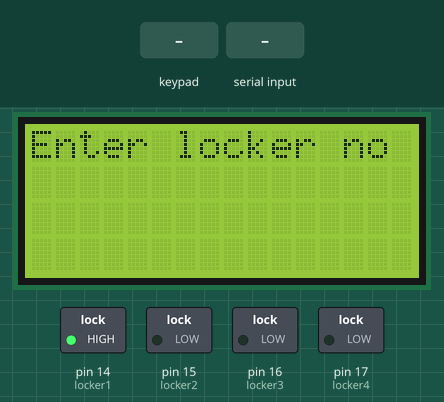
Bench run of a program on a simulated Arduino Uno, built with avr-gcc and run on an emulated ATmega328P. Shown: 16×4 character LCD, switched loads named in the program (green lamp = pin HIGH). The inputs (shaded band) are chosen by the test bench. What the program prints to the serial monitor is not drawn.

Above: at 1.2 s.
1.3 s: keypad keys 0 6 5 4 # pressed 0.4 s apart
At 3.8 s:
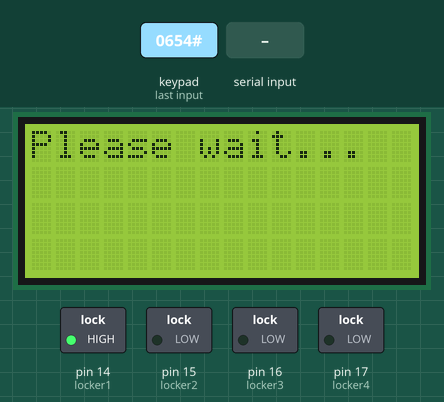
4.8 s: "1" received over Serial
At 5.1 s:
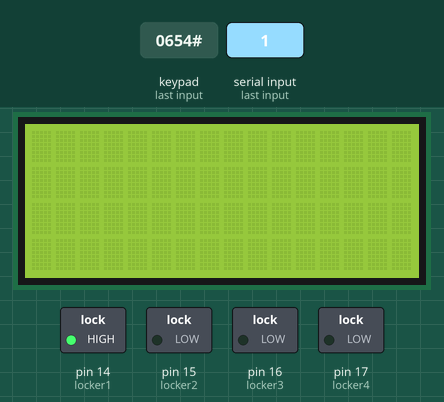
7.8 s: key '*' pressed
At 9.3 s:
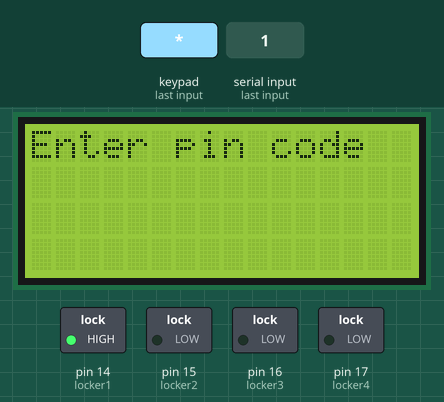
10.3 s: key '#' pressed
At 10.7 s:
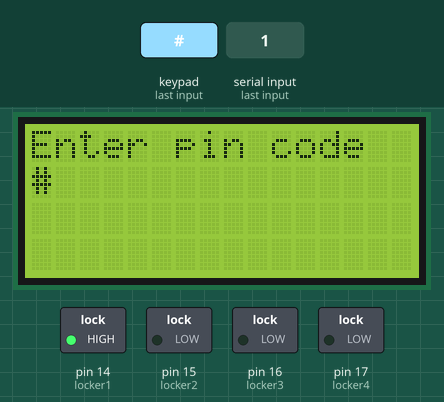
11.8 s: key '*' pressed
13.3 s: key '#' pressed
At 14.0 s:
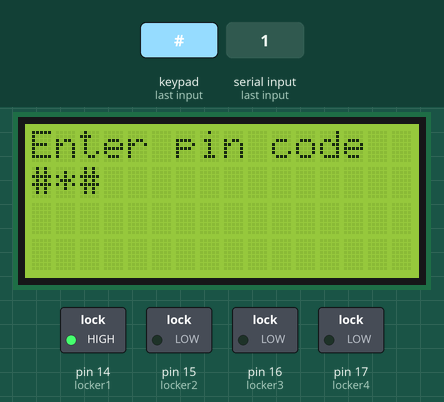
Timing chart, 0 to 15.8 s (numbered marks = the images above; inputs shaded):
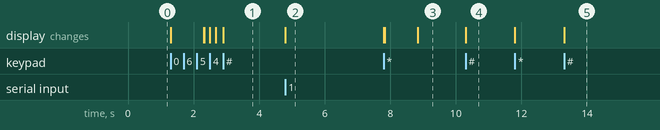

Measured:
- after the input at 1.3 s, the display: first changes at once (image 1 shows a later state)
- after the input at 4.8 s, the display: changes at once (image 2)
- after the input at 7.8 s, the display: first differs from a run without the input at once (image 3 shows a later state)
- after the input at 10.3 s, the display: changes at once (image 4)
- after the input at 13.3 s, the display: changes at once (image 5)

The program:

main.cpp
```cpp
#include <Keypad.h>
#include <LiquidCrystal.h>
#include <EEPROM.h>
// coding for display.
LiquidCrystal lcd(13,12,11,10,9,8);

void requestLockerInput();

int locker1 = 14;
int locker2 = 15;
int locker3 = 16;
int locker4 = 17;

void setup() {
  Serial.begin(9600);
  lcd.begin(16,4);
  pinMode(locker1, OUTPUT);
  pinMode(locker2, OUTPUT);
  pinMode(locker3, OUTPUT);
  pinMode(locker4, OUTPUT);

  digitalWrite(locker1, HIGH);
  digitalWrite(locker2, LOW);
  digitalWrite(locker3, LOW);
  digitalWrite(locker4, LOW);
//  lcd.setCursor (0,1);
//  lcd.print("     HELLO");
//  delay (3000);
//  lcd.clear();
//  lcd.setCursor (0,0);
//  lcd.print ("Welcome to");

//  lcd.setCursor (0,1);
//  lcd.print ("    Paddly");
//  delay (3000);
  lcd.clear ();

  requestLockerInput();
}

int locker_delay = 5000;

bool requestingLocker;
bool requestingPin;
bool isWaitingForPi;

char pin[4];
char locker[1];
char pass[4],pass1[4];
int i=0;
char customKey=0;
const byte ROWS = 5; //four rows
const byte COLS = 4; //four columns
char hexaKeys[ROWS][COLS] = {
  {'1','2','3'},
  {'4','5','6'},
  {'7','8','9'},
  {'*','0','#'}
};
byte rowPins[ROWS] = {0, 6, 5, 4}; //connect to the row pinouts of the keypad
byte colPins[COLS] = {7, 2, 3}; //connect to the column pinouts of the keypad

//initialize an instance of class NewKeypad
Keypad customKeypad = Keypad( makeKeymap(hexaKeys), rowPins, colPins, ROWS, COLS);

void requestLockerInput() {
  isWaitingForPi = false;
  lcd.clear();
  requestingPin = false;
  requestingLocker = true;
  lcd.setCursor (0,0);
  lcd.print ("Enter locker no");
  lcd.setCursor (0,1);
}

void requestPinCode() {
  requestingLocker = false;
  lcd.setCursor(0, 1);
  lcd.print("  ");

  requestingLocker = false;
  i = 0;
  lcd.clear();
  lcd.setCursor(0, 0);
  lcd.print("Enter pin code");
  lcd.setCursor(0, 1);
  requestingPin = true;
}

void turnOnLocker1() {
  digitalWrite(locker1, LOW);
  delay(locker_delay);
  digitalWrite(locker1, HIGH);
}
void turnOnLocker2() {
  digitalWrite(locker2, HIGH);
  delay(locker_delay);
  digitalWrite(locker2, LOW);
}
void turnOnLocker3() {
  digitalWrite(locker3, HIGH);
  delay(locker_delay);
  digitalWrite(locker3, LOW);
}
void turnOnLocker4() {
  digitalWrite(locker4, HIGH);
  delay(locker_delay);
  digitalWrite(locker4, LOW);
}


void loop() {
  // put your main code here, to run repeatedly:
  if(isWaitingForPi == true) {
    if (Serial.available()) {
      int reply = Serial.read() -'0';
      if(reply == 1) {
        lcd.clear();
        lcd.setCursor(0,0);
        String lockerno = String(locker[0]);
        if(lockerno == "1") {
            lcd.print("LOCKER 1 OPEN");
            turnOnLocker1();
        }
        if(lockerno == "2") {
            lcd.print("LOCKER 2 OPEN");
            turnOnLocker2();
        }
        if(lockerno == "3") {
            lcd.print("LOCKER 3 OPEN");
            turnOnLocker3();
        }
        if(lockerno == "4") {
            lcd.print("LOCKER 4 OPEN");
            turnOnLocker4();
        }
      } else {
        lcd.clear();
        lcd.setCursor(0,0);
        lcd.print("INCORRECT PIN");
      }
      delay(3000);
      requestLockerInput();
    }
    return;
  }

  customKey = customKeypad.getKey();
  if (customKey && customKey != 'o') { //o meaning that this key came from previous locker input
    if(requestingLocker == true) {
      locker[0] = customKey;
      lcd.print(customKey);
      lcd.print(" ..OK");
      Serial.println(String(locker[0]));
      delay(1000);
      requestPinCode();
      return;
    }
    if (requestingPin == true)
    {
      pin[i]=customKey;
      lcd.print(customKey);
      if(i == 3) {
        //send to raspberry pi
        lcd.clear();
        lcd.setCursor(0, 0);
        lcd.print("Please wait...");
        Serial.println(String(pin));
        isWaitingForPi = true;
      }
      i++;
      return;
    }
  }
}
```
